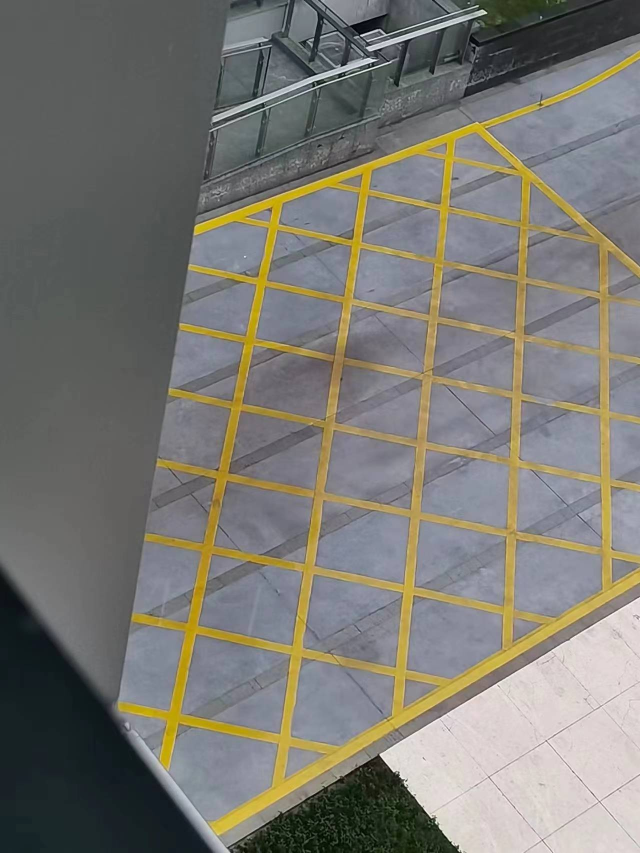
#> input picture img/demo1.jpg, 1280 x 1706 px (shown at 1/2 size)
$ python detect.py   (older library calls are emulated)
#> lines starting #> are read from the running program, lines starting #| are printed output that depends on the picture
### utils/operation.py
from io import BytesIO

import onnxruntime
import numpy as np
from PIL import Image

from utils.orientation import non_max_suppression, tag_images

# 设置使用cpu推理
model_path = "./Onnx-Model/detect-Occ.onnx"

class ONNXModel(object):
    def __init__(self, onnx_path):
        """
        输入参数：onnx_path onnx模型的路径
        """
        self.onnx_session = onnxruntime.InferenceSession(onnx_path,providers=['CPUExecutionProvider'])
        self.input_name = self.get_input_name(self.onnx_session)
        self.output_name = self.get_output_name(self.onnx_session)
        # print("input_name:{}".format(self.input_name))
        # print("output_name:{}".format(self.output_name))

    # [54 lines left out: functions get_output_name, get_input_name, get_input_feed, to_numpy, not called in this run]

class YOLO(ONNXModel):
    def __init__(self, onnx_path="Onnx-Model/detect-Occ.onnx"):
#> called with onnx_path = 'Onnx-Model/detect-Occ.onnx'
        super(YOLO, self).__init__(onnx_path)
#> (the call stopped at in __init__, `self.onnx_session = onnxruntime.InferenceSession(onnx_path,providers=[..`: onnxruntime is not available in this run)
        # 训练所采用的输入图片大小
        self.img_size = 640
        self.img_size_h = self.img_size_w = self.img_size
        self.batch_size = 1

        self.num_classes = 2
        self.classes = ['Occupied_fire_escape','Free_fire_escape']

    def to_numpy(self, file, shape, gray=False):
#> in to_numpy, img is the input picture: PIL image 1280x1706 RGB; mean R, G, B 122.4, 120.8, 114.9
        def letterbox_image(image, size):
#> called with size = (640, 640)
            iw, ih = image.size
#> iw = 1280; ih = 1706
            w, h = size
            scale = min(w / iw, h / ih)
#> scale = 0.375
            nw = int(iw * scale)
#> nw = 480
            nh = int(ih * scale)
#> nh = 640

            image = image.resize((nw, nh), Image.BICUBIC)
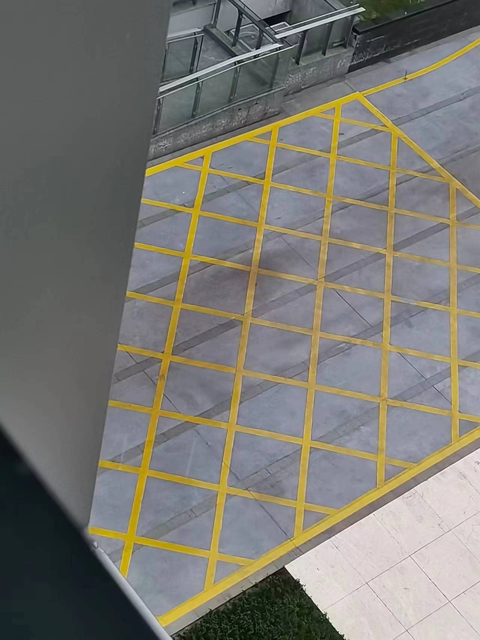
#> image: PIL image 480x640 RGB; mean R, G, B 122.4, 120.8, 114.9
            new_image = Image.new('RGB', size, (128, 128, 128))
#> new_image: PIL image 640x640 RGB; every value is 128
            new_image.paste(image, ((w - nw) // 2, (h - nh) // 2))
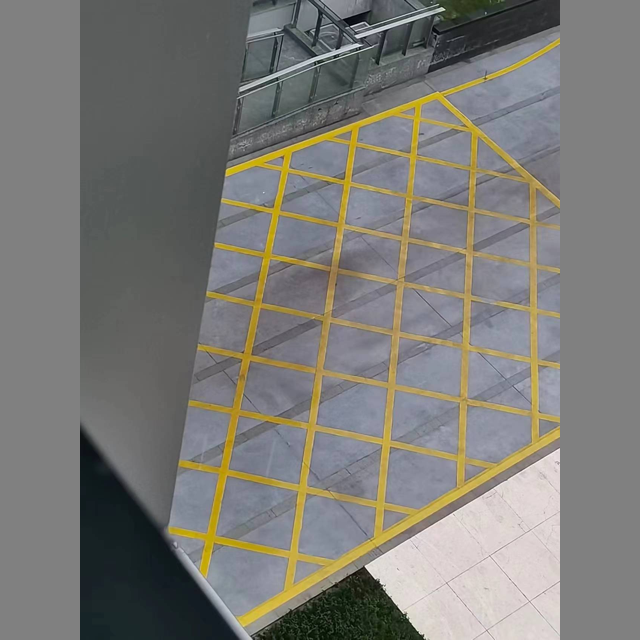
#> new_image: PIL image 640x640 RGB; mean R, G, B 123.8, 122.6, 118.2
            return new_image

        if isinstance(file, np.ndarray):
            img = Image.fromarray(file)
        elif isinstance(file, bytes):
            img = Image.open(BytesIO(file))
        else:
            img = Image.open(file)
        resized = letterbox_image(img, (self.img_size_w, self.img_size_h))
        img_in = np.transpose(resized, (2, 0, 1)).astype(np.float32)  # HWC -> CHW
        img_in = np.expand_dims(img_in, axis=0)
        img_in /= 255.0
        return img_in

    def decect(self, file):
        # 图片转换为矩阵
        image_numpy = self.to_numpy(file, shape=(self.img_size, self.img_size))
#> (the run stopped early here; a loop or call above may not have finished)

$ run again, with img/demo2.jpg copied over img/demo1.jpg
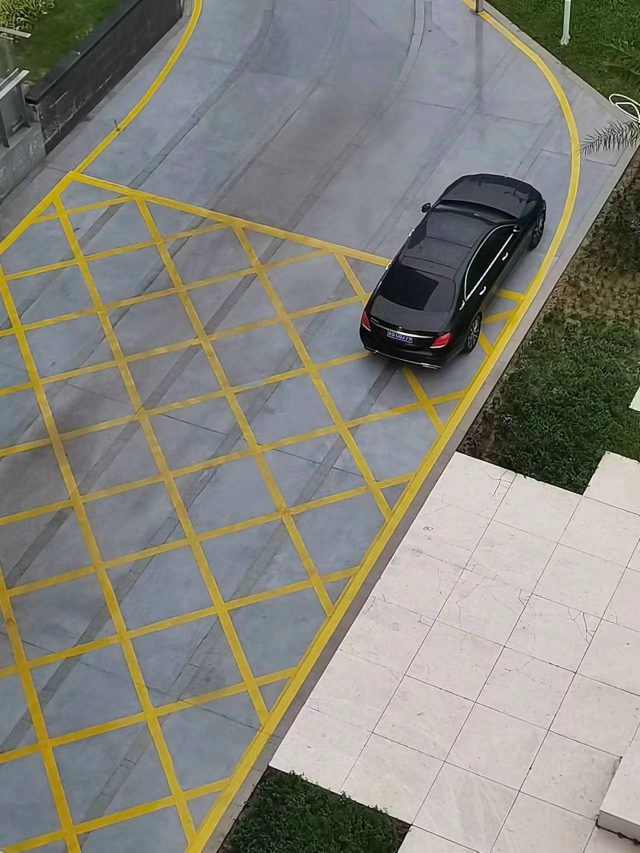
#> input picture img/demo2.jpg, 1280 x 1706 px (shown at 1/2 size)
#> in to_numpy, img is the input picture: PIL image 1280x1706 RGB; mean R, G, B 134.2, 133, 123.9
#> in letterbox_image, `image = image.resize((nw, nh), Image.BICUBIC)`:
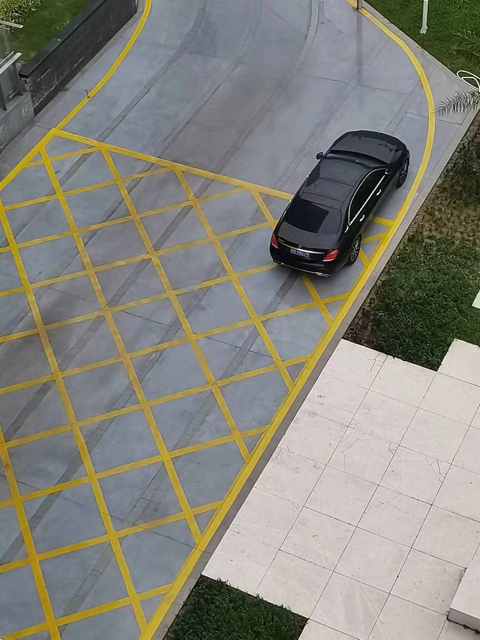
#> image: PIL image 480x640 RGB; mean R, G, B 134.2, 133, 123.9
#> in letterbox_image, `new_image.paste(image, ((w - nw) // 2, (h - nh) // 2))`:
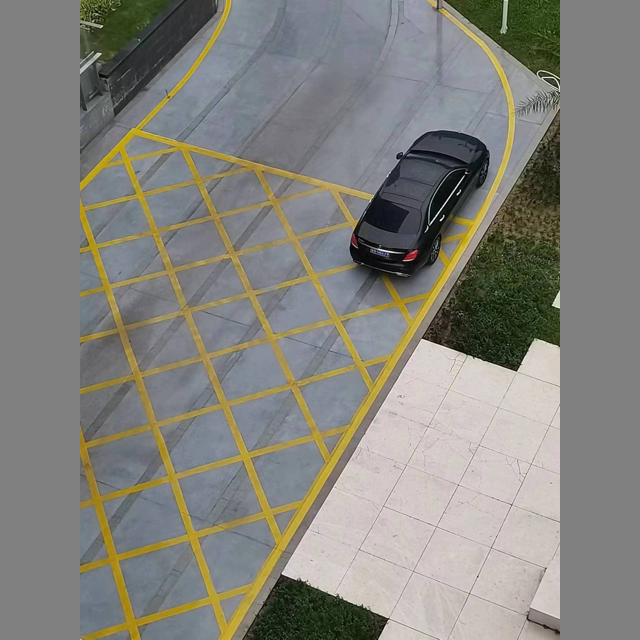
#> new_image: PIL image 640x640 RGB; mean R, G, B 132.6, 131.7, 124.9
